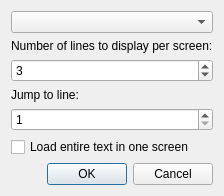
<?xml version="1.0" encoding="UTF-8"?>
<ui version="4.0">
 <class>OpenTextDialog</class>
 <widget class="QDialog" name="OpenTextDialog">
  <property name="geometry">
   <rect>
    <x>0</x>
    <y>0</y>
    <width>199</width>
    <height>184</height>
   </rect>
  </property>
  <property name="windowTitle">
   <string>Open a text</string>
  </property>
  <layout class="QVBoxLayout" name="verticalLayout">
   <item>
    <widget class="QComboBox" name="textCombo"/>
   </item>
   <item>
    <widget class="QLabel" name="label">
     <property name="text">
      <string>Number of lines to display per screen:</string>
     </property>
    </widget>
   </item>
   <item>
    <widget class="QSpinBox" name="numberOfLinesSpinner">
     <property name="minimum">
      <number>1</number>
     </property>
     <property name="maximum">
      <number>100</number>
     </property>
     <property name="value">
      <number>3</number>
     </property>
    </widget>
   </item>
   <item>
    <widget class="QLabel" name="label_2">
     <property name="text">
      <string>Jump to line:</string>
     </property>
    </widget>
   </item>
   <item>
    <widget class="QSpinBox" name="goToLineSpinner">
     <property name="enabled">
      <bool>true</bool>
     </property>
     <property name="minimum">
      <number>1</number>
     </property>
     <property name="maximum">
      <number>999999</number>
     </property>
     <property name="value">
      <number>1</number>
     </property>
    </widget>
   </item>
   <item>
    <widget class="QCheckBox" name="loadEntireText">
     <property name="text">
      <string>Load entire text in one screen</string>
     </property>
    </widget>
   </item>
   <item>
    <widget class="QDialogButtonBox" name="buttonBox">
     <property name="orientation">
      <enum>Qt::Horizontal</enum>
     </property>
     <property name="standardButtons">
      <set>QDialogButtonBox::Cancel|QDialogButtonBox::Ok</set>
     </property>
    </widget>
   </item>
  </layout>
 </widget>
 <resources/>
 <connections>
  <connection>
   <sender>buttonBox</sender>
   <signal>accepted()</signal>
   <receiver>OpenTextDialog</receiver>
   <slot>accept()</slot>
   <hints>
    <hint type="sourcelabel">
     <x>248</x>
     <y>254</y>
    </hint>
    <hint type="destinationlabel">
     <x>157</x>
     <y>274</y>
    </hint>
   </hints>
  </connection>
  <connection>
   <sender>buttonBox</sender>
   <signal>rejected()</signal>
   <receiver>OpenTextDialog</receiver>
   <slot>reject()</slot>
   <hints>
    <hint type="sourcelabel">
     <x>316</x>
     <y>260</y>
    </hint>
    <hint type="destinationlabel">
     <x>286</x>
     <y>274</y>
    </hint>
   </hints>
  </connection>
  <connection>
   <sender>loadEntireText</sender>
   <signal>toggled(bool)</signal>
   <receiver>numberOfLinesSpinner</receiver>
   <slot>setDisabled(bool)</slot>
   <hints>
    <hint type="sourcelabel">
     <x>99</x>
     <y>90</y>
    </hint>
    <hint type="destinationlabel">
     <x>99</x>
     <y>64</y>
    </hint>
   </hints>
  </connection>
  <connection>
   <sender>loadEntireText</sender>
   <signal>toggled(bool)</signal>
   <receiver>goToLineSpinner</receiver>
   <slot>setDisabled(bool)</slot>
   <hints>
    <hint type="sourcelabel">
     <x>99</x>
     <y>90</y>
    </hint>
    <hint type="destinationlabel">
     <x>99</x>
     <y>134</y>
    </hint>
   </hints>
  </connection>
 </connections>
</ui>
